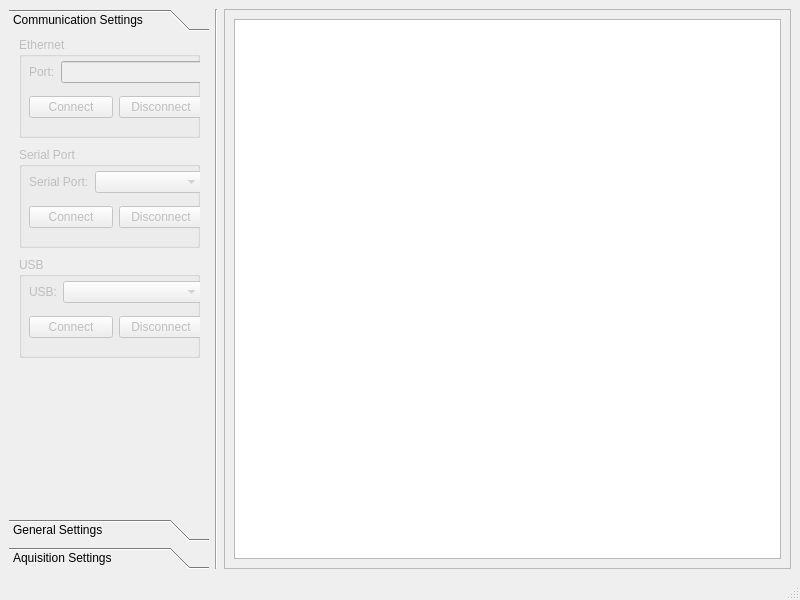
<?xml version="1.0" encoding="UTF-8"?>
<ui version="4.0">
 <class>MicrophoneArrayWindow</class>
 <widget class="QMainWindow" name="MicrophoneArrayWindow">
  <property name="geometry">
   <rect>
    <x>0</x>
    <y>0</y>
    <width>800</width>
    <height>600</height>
   </rect>
  </property>
  <property name="windowTitle">
   <string>MicrophoneArray</string>
  </property>
  <widget class="QWidget" name="centralwidget">
   <layout class="QHBoxLayout" name="horizontalLayout">
    <item>
     <widget class="QToolBox" name="toolBox">
      <property name="maximumSize">
       <size>
        <width>200</width>
        <height>16777215</height>
       </size>
      </property>
      <property name="styleSheet">
       <string notr="true"/>
      </property>
      <widget class="QWidget" name="toolBoxPageCommunication">
       <property name="geometry">
        <rect>
         <x>0</x>
         <y>0</y>
         <width>200</width>
         <height>440</height>
        </rect>
       </property>
       <attribute name="label">
        <string>Communication Settings</string>
       </attribute>
       <widget class="QGroupBox" name="groupBoxEthernet">
        <property name="enabled">
         <bool>false</bool>
        </property>
        <property name="geometry">
         <rect>
          <x>10</x>
          <y>0</y>
          <width>181</width>
          <height>101</height>
         </rect>
        </property>
        <property name="title">
         <string>Ethernet</string>
        </property>
        <widget class="QWidget" name="layoutWidget">
         <property name="geometry">
          <rect>
           <x>10</x>
           <y>17</y>
           <width>174</width>
           <height>71</height>
          </rect>
         </property>
         <layout class="QVBoxLayout" name="verticalLayoutEthernet">
          <item>
           <layout class="QHBoxLayout" name="horizontalLayout_2">
            <item>
             <widget class="QLabel" name="labelPortEthernet">
              <property name="text">
               <string>Port:</string>
              </property>
             </widget>
            </item>
            <item>
             <widget class="QLineEdit" name="editPortEthernet"/>
            </item>
           </layout>
          </item>
          <item>
           <layout class="QHBoxLayout" name="horizontalLayout_3">
            <item>
             <widget class="QPushButton" name="pushButtonConnectEthernet">
              <property name="text">
               <string>Connect</string>
              </property>
             </widget>
            </item>
            <item>
             <widget class="QPushButton" name="pushButtonDisconnectEthernet">
              <property name="text">
               <string>Disconnect</string>
              </property>
             </widget>
            </item>
           </layout>
          </item>
         </layout>
        </widget>
       </widget>
       <widget class="QGroupBox" name="groupBoxSerial">
        <property name="enabled">
         <bool>false</bool>
        </property>
        <property name="geometry">
         <rect>
          <x>10</x>
          <y>110</y>
          <width>181</width>
          <height>101</height>
         </rect>
        </property>
        <property name="title">
         <string>Serial Port</string>
        </property>
        <widget class="QWidget" name="layoutWidget_4">
         <property name="geometry">
          <rect>
           <x>10</x>
           <y>17</y>
           <width>174</width>
           <height>71</height>
          </rect>
         </property>
         <layout class="QVBoxLayout" name="verticalLayoutSerial">
          <item>
           <layout class="QHBoxLayout" name="horizontalLayout_11" stretch="0,1">
            <item>
             <widget class="QLabel" name="labelSerial">
              <property name="text">
               <string>Serial Port:</string>
              </property>
             </widget>
            </item>
            <item>
             <widget class="QComboBox" name="comboBoxSerial"/>
            </item>
           </layout>
          </item>
          <item>
           <layout class="QHBoxLayout" name="horizontalLayout_12">
            <item>
             <widget class="QPushButton" name="PushButtonConnectSerial">
              <property name="text">
               <string>Connect</string>
              </property>
             </widget>
            </item>
            <item>
             <widget class="QPushButton" name="pushButtonDisconnectSerial">
              <property name="text">
               <string>Disconnect</string>
              </property>
             </widget>
            </item>
           </layout>
          </item>
         </layout>
        </widget>
       </widget>
       <widget class="QGroupBox" name="groupBox_Usb">
        <property name="enabled">
         <bool>false</bool>
        </property>
        <property name="geometry">
         <rect>
          <x>10</x>
          <y>220</y>
          <width>181</width>
          <height>101</height>
         </rect>
        </property>
        <property name="title">
         <string>USB</string>
        </property>
        <widget class="QWidget" name="layoutWidget_6">
         <property name="geometry">
          <rect>
           <x>10</x>
           <y>17</y>
           <width>174</width>
           <height>71</height>
          </rect>
         </property>
         <layout class="QVBoxLayout" name="verticalLayout_Usb">
          <item>
           <layout class="QHBoxLayout" name="horizontalLayout_Usb" stretch="0,1">
            <item>
             <widget class="QLabel" name="labelUsb">
              <property name="text">
               <string>USB:</string>
              </property>
             </widget>
            </item>
            <item>
             <widget class="QComboBox" name="comboBoxUsb"/>
            </item>
           </layout>
          </item>
          <item>
           <layout class="QHBoxLayout" name="horizontalLayout_16">
            <item>
             <widget class="QPushButton" name="portPushButtonConfirm_5">
              <property name="text">
               <string>Connect</string>
              </property>
             </widget>
            </item>
            <item>
             <widget class="QPushButton" name="portPushButtonConfirm_6">
              <property name="text">
               <string>Disconnect</string>
              </property>
             </widget>
            </item>
           </layout>
          </item>
         </layout>
        </widget>
       </widget>
      </widget>
      <widget class="QWidget" name="toolBoxPageGeneral">
       <property name="geometry">
        <rect>
         <x>0</x>
         <y>0</y>
         <width>200</width>
         <height>440</height>
        </rect>
       </property>
       <attribute name="label">
        <string>General Settings</string>
       </attribute>
       <widget class="QGroupBox" name="groupBoxBoardStatus">
        <property name="enabled">
         <bool>false</bool>
        </property>
        <property name="geometry">
         <rect>
          <x>10</x>
          <y>300</y>
          <width>171</width>
          <height>111</height>
         </rect>
        </property>
        <property name="title">
         <string>Microphone Board Status</string>
        </property>
        <widget class="QWidget" name="gridLayoutWidget">
         <property name="geometry">
          <rect>
           <x>10</x>
           <y>20</y>
           <width>160</width>
           <height>84</height>
          </rect>
         </property>
         <layout class="QGridLayout" name="gridLayoutBoardStatus">
          <property name="horizontalSpacing">
           <number>6</number>
          </property>
          <property name="verticalSpacing">
           <number>0</number>
          </property>
          <item row="1" column="3">
           <widget class="QLineEdit" name="lineEditFwVer">
            <property name="readOnly">
             <bool>true</bool>
            </property>
           </widget>
          </item>
          <item row="3" column="3">
           <widget class="QLineEdit" name="lineEditHwVer">
            <property name="enabled">
             <bool>false</bool>
            </property>
            <property name="readOnly">
             <bool>true</bool>
            </property>
           </widget>
          </item>
          <item row="3" column="0">
           <widget class="QLabel" name="labelHwVer">
            <property name="text">
             <string>HW ver:</string>
            </property>
           </widget>
          </item>
          <item row="1" column="0">
           <widget class="QLabel" name="labelFwVer">
            <property name="text">
             <string>FW ver:</string>
            </property>
           </widget>
          </item>
          <item row="4" column="0">
           <widget class="QLabel" name="labelIpAddr">
            <property name="text">
             <string>IP: </string>
            </property>
           </widget>
          </item>
          <item row="4" column="3">
           <widget class="QLineEdit" name="lineEditIpAddr">
            <property name="readOnly">
             <bool>true</bool>
            </property>
           </widget>
          </item>
         </layout>
        </widget>
       </widget>
       <widget class="QGroupBox" name="groupBoxChannelEn">
        <property name="enabled">
         <bool>false</bool>
        </property>
        <property name="geometry">
         <rect>
          <x>10</x>
          <y>0</y>
          <width>171</width>
          <height>101</height>
         </rect>
        </property>
        <property name="layoutDirection">
         <enum>Qt::LeftToRight</enum>
        </property>
        <property name="autoFillBackground">
         <bool>false</bool>
        </property>
        <property name="title">
         <string>Channel Enable</string>
        </property>
        <property name="flat">
         <bool>false</bool>
        </property>
        <property name="checkable">
         <bool>false</bool>
        </property>
        <widget class="QCheckBox" name="checkboxChannel1En">
         <property name="geometry">
          <rect>
           <x>10</x>
           <y>20</y>
           <width>86</width>
           <height>20</height>
          </rect>
         </property>
         <property name="text">
          <string>Channel 1</string>
         </property>
        </widget>
        <widget class="QCheckBox" name="checkboxChannel2En">
         <property name="geometry">
          <rect>
           <x>10</x>
           <y>40</y>
           <width>86</width>
           <height>20</height>
          </rect>
         </property>
         <property name="text">
          <string>Channel 2</string>
         </property>
        </widget>
        <widget class="QCheckBox" name="checkboxChannel3En">
         <property name="geometry">
          <rect>
           <x>10</x>
           <y>60</y>
           <width>86</width>
           <height>20</height>
          </rect>
         </property>
         <property name="text">
          <string>Channel 3</string>
         </property>
        </widget>
        <widget class="QCheckBox" name="checkboxChannel4En">
         <property name="geometry">
          <rect>
           <x>10</x>
           <y>80</y>
           <width>86</width>
           <height>20</height>
          </rect>
         </property>
         <property name="text">
          <string>Channel 4</string>
         </property>
        </widget>
       </widget>
       <widget class="QGroupBox" name="groupBoxChannelDisp">
        <property name="enabled">
         <bool>false</bool>
        </property>
        <property name="geometry">
         <rect>
          <x>10</x>
          <y>110</y>
          <width>171</width>
          <height>101</height>
         </rect>
        </property>
        <property name="layoutDirection">
         <enum>Qt::LeftToRight</enum>
        </property>
        <property name="autoFillBackground">
         <bool>false</bool>
        </property>
        <property name="title">
         <string>Channel Display</string>
        </property>
        <property name="flat">
         <bool>false</bool>
        </property>
        <property name="checkable">
         <bool>false</bool>
        </property>
        <widget class="QCheckBox" name="checkboxChannel1Disp">
         <property name="enabled">
          <bool>false</bool>
         </property>
         <property name="geometry">
          <rect>
           <x>10</x>
           <y>20</y>
           <width>86</width>
           <height>20</height>
          </rect>
         </property>
         <property name="text">
          <string>Channel 1</string>
         </property>
        </widget>
        <widget class="QCheckBox" name="checkboxChannel2Disp">
         <property name="enabled">
          <bool>false</bool>
         </property>
         <property name="geometry">
          <rect>
           <x>10</x>
           <y>40</y>
           <width>86</width>
           <height>20</height>
          </rect>
         </property>
         <property name="text">
          <string>Channel 2</string>
         </property>
        </widget>
        <widget class="QCheckBox" name="checkboxChannel3Disp">
         <property name="enabled">
          <bool>false</bool>
         </property>
         <property name="geometry">
          <rect>
           <x>10</x>
           <y>60</y>
           <width>86</width>
           <height>20</height>
          </rect>
         </property>
         <property name="text">
          <string>Channel 3</string>
         </property>
        </widget>
        <widget class="QCheckBox" name="checkboxChannel4Disp">
         <property name="enabled">
          <bool>false</bool>
         </property>
         <property name="geometry">
          <rect>
           <x>10</x>
           <y>80</y>
           <width>86</width>
           <height>20</height>
          </rect>
         </property>
         <property name="text">
          <string>Channel 4</string>
         </property>
        </widget>
       </widget>
       <widget class="QGroupBox" name="groupBoxTimeSync">
        <property name="enabled">
         <bool>false</bool>
        </property>
        <property name="geometry">
         <rect>
          <x>10</x>
          <y>220</y>
          <width>171</width>
          <height>71</height>
         </rect>
        </property>
        <property name="title">
         <string>Time Setting</string>
        </property>
        <widget class="QPushButton" name="pushButtonSync">
         <property name="enabled">
          <bool>false</bool>
         </property>
         <property name="geometry">
          <rect>
           <x>40</x>
           <y>40</y>
           <width>75</width>
           <height>24</height>
          </rect>
         </property>
         <property name="text">
          <string>Syncronize</string>
         </property>
        </widget>
        <widget class="QLabel" name="labelCurrTime">
         <property name="geometry">
          <rect>
           <x>10</x>
           <y>20</y>
           <width>49</width>
           <height>16</height>
          </rect>
         </property>
         <property name="text">
          <string>TimeInfo</string>
         </property>
        </widget>
       </widget>
      </widget>
      <widget class="QWidget" name="toolBoxPageAquisition">
       <property name="geometry">
        <rect>
         <x>0</x>
         <y>0</y>
         <width>200</width>
         <height>440</height>
        </rect>
       </property>
       <attribute name="label">
        <string>Aquisition Settings</string>
       </attribute>
       <widget class="QGroupBox" name="groupBoxAquisition">
        <property name="enabled">
         <bool>false</bool>
        </property>
        <property name="geometry">
         <rect>
          <x>10</x>
          <y>0</y>
          <width>171</width>
          <height>301</height>
         </rect>
        </property>
        <property name="title">
         <string>Aquisition</string>
        </property>
        <widget class="QWidget" name="layoutWidget">
         <property name="geometry">
          <rect>
           <x>0</x>
           <y>20</y>
           <width>193</width>
           <height>306</height>
          </rect>
         </property>
         <layout class="QVBoxLayout" name="verticalLayoutAquisition">
          <item>
           <widget class="QLabel" name="labelSamplingFreq">
            <property name="text">
             <string>Sampling Frequency</string>
            </property>
           </widget>
          </item>
          <item>
           <widget class="QComboBox" name="comboBoxSamplingFreq"/>
          </item>
          <item>
           <widget class="QLabel" name="labelDownsamplingRate">
            <property name="text">
             <string>Downsampling rate</string>
            </property>
           </widget>
          </item>
          <item>
           <widget class="QComboBox" name="comboBoxDownSampling"/>
          </item>
          <item>
           <widget class="QCheckBox" name="checkBoxBurstAquiMode">
            <property name="text">
             <string>Burst Mode</string>
            </property>
           </widget>
          </item>
          <item>
           <layout class="QHBoxLayout" name="horizontalLayout_5">
            <item>
             <widget class="QLabel" name="labelAquisitionTime">
              <property name="text">
               <string>Time:</string>
              </property>
             </widget>
            </item>
            <item>
             <widget class="QLineEdit" name="lineEditAquisitionTime"/>
            </item>
            <item>
             <widget class="QLabel" name="labelAquisitionTimeUnit">
              <property name="text">
               <string>s</string>
              </property>
             </widget>
            </item>
           </layout>
          </item>
          <item>
           <widget class="QDial" name="dialAquisitionTime">
            <property name="minimum">
             <number>10</number>
            </property>
            <property name="maximum">
             <number>300</number>
            </property>
            <property name="singleStep">
             <number>10</number>
            </property>
            <property name="value">
             <number>10</number>
            </property>
            <property name="sliderPosition">
             <number>10</number>
            </property>
            <property name="orientation">
             <enum>Qt::Horizontal</enum>
            </property>
            <property name="invertedAppearance">
             <bool>false</bool>
            </property>
            <property name="invertedControls">
             <bool>false</bool>
            </property>
            <property name="wrapping">
             <bool>false</bool>
            </property>
            <property name="notchesVisible">
             <bool>false</bool>
            </property>
           </widget>
          </item>
          <item>
           <widget class="QCheckBox" name="checkBoxSDCardEn">
            <property name="text">
             <string>Enable SD card</string>
            </property>
           </widget>
          </item>
          <item>
           <widget class="QCheckBox" name="checkBoxTransmitViaComm">
            <property name="text">
             <string>Transmit data via 
communication interface</string>
            </property>
           </widget>
          </item>
         </layout>
        </widget>
       </widget>
       <widget class="QGroupBox" name="groupBoxAquisitionFile">
        <property name="enabled">
         <bool>false</bool>
        </property>
        <property name="geometry">
         <rect>
          <x>10</x>
          <y>300</y>
          <width>171</width>
          <height>91</height>
         </rect>
        </property>
        <property name="title">
         <string>Aquisition File</string>
        </property>
        <layout class="QVBoxLayout" name="verticalLayout_2" stretch="1,0">
         <item>
          <widget class="QLabel" name="labelDirPath">
           <property name="text">
            <string>Filepath</string>
           </property>
          </widget>
         </item>
         <item>
          <widget class="QPushButton" name="pushButtonSelectFilePath">
           <property name="text">
            <string>Select File ...</string>
           </property>
          </widget>
         </item>
        </layout>
       </widget>
       <widget class="QGroupBox" name="groupBoxAquisitionControl">
        <property name="enabled">
         <bool>false</bool>
        </property>
        <property name="geometry">
         <rect>
          <x>10</x>
          <y>395</y>
          <width>171</width>
          <height>51</height>
         </rect>
        </property>
        <property name="title">
         <string>Aquisition Control</string>
        </property>
        <widget class="QWidget" name="layoutWidget">
         <property name="geometry">
          <rect>
           <x>0</x>
           <y>20</y>
           <width>171</width>
           <height>28</height>
          </rect>
         </property>
         <layout class="QHBoxLayout" name="horizontalLayout_4">
          <item>
           <widget class="QPushButton" name="pushButtonStartAqui">
            <property name="text">
             <string>Start</string>
            </property>
           </widget>
          </item>
          <item>
           <widget class="QPushButton" name="pushButtonStopAqui">
            <property name="text">
             <string>Stop</string>
            </property>
           </widget>
          </item>
         </layout>
        </widget>
       </widget>
      </widget>
     </widget>
    </item>
    <item>
     <widget class="Line" name="line">
      <property name="orientation">
       <enum>Qt::Vertical</enum>
      </property>
     </widget>
    </item>
    <item>
     <widget class="QScrollArea" name="scrollArea">
      <property name="widgetResizable">
       <bool>true</bool>
      </property>
      <widget class="QWidget" name="scrollAreaWidgetContents">
       <property name="geometry">
        <rect>
         <x>0</x>
         <y>0</y>
         <width>565</width>
         <height>534</height>
        </rect>
       </property>
       <layout class="QVBoxLayout" name="verticalLayout">
        <item>
         <widget class="QGraphicsView" name="graphicsView"/>
        </item>
       </layout>
      </widget>
     </widget>
    </item>
   </layout>
  </widget>
  <widget class="QMenuBar" name="menubar">
   <property name="geometry">
    <rect>
     <x>0</x>
     <y>0</y>
     <width>800</width>
     <height>23</height>
    </rect>
   </property>
  </widget>
  <widget class="QStatusBar" name="statusbar"/>
 </widget>
 <resources/>
 <connections/>
</ui>
